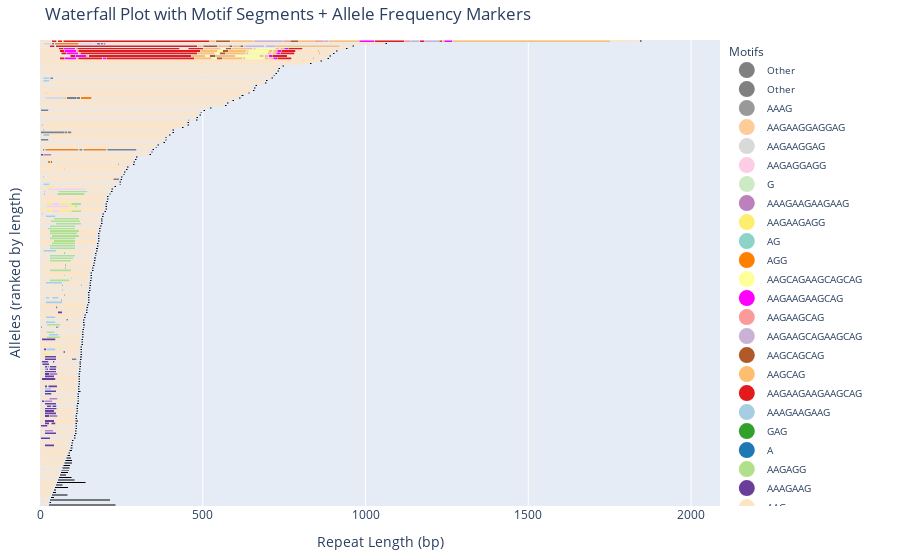

This figure's notebook cell:
### Code cell
import pandas as pd
import plotly.graph_objs as go
import re
from collections import Counter
import html

# Your predefined color palette
qPalette = [
    'bisque',        # A
    '#6a3d9a',       # B
    '#b2df8a',       # C
    '#1f78b4',       # D
    '#33a02c',       # E
    '#a6cee3',       # F
    '#e31a1c',       # G
    '#fdbf6f',       # H
    '#b15928',       # I
    '#cab2d6',       # J
    '#fb9a99',       # K
    'magenta',       # L
    '#ffff99',       # M
    '#ff7f00',       # N
    '#8dd3c7',       # P
    '#ffed6f',       # Q
    '#bc80bd',       # R
    '#ccebc5',       # S
    '#fccde5',       # T
    '#d9d9d9',       # U
    '#ffcc99',       # V
    '#999999'        # O (Other)
]

def generate_motif_color_map(encoded_seqs, min_count=1):
    motif_counter = Counter()
    for seq in encoded_seqs:
        if not isinstance(seq, str): continue
        for motif, count in re.findall(r'<([^<>]+)>(\d+)', seq):
            motif_counter[motif] += int(count)

    filtered = [motif for motif, count in motif_counter.items() if count >= min_count]
    color_map = {}
    for i, motif in enumerate(filtered):
        color_map[motif] = qPalette[i] if i < len(qPalette) else 'gray'

    return color_map

def compute_repeat_length(encoded):
    return sum(len(m) * int(n) for m, n in re.findall(r'<([^<>]+)>(\d+)', encoded))

def plot_segmented_waterfall_with_freq(df, motif_to_color, top_n=None):
    allele_counts = df['encodedSeq'].value_counts().reset_index()
    allele_counts.columns = ['encodedSeq', 'count']
    allele_counts['repeat_length'] = allele_counts['encodedSeq'].apply(compute_repeat_length)
    total = allele_counts['count'].sum()

    if top_n:
        allele_counts = allele_counts.head(top_n)
    allele_counts = allele_counts.sort_values('repeat_length', ascending=False).reset_index(drop=True)

    fig = go.Figure()
    max_freq = allele_counts['count'].max()
    max_length = allele_counts['repeat_length'].max()

    legend_motifs = set()

    for i, row in allele_counts.iterrows():
        encoded = row['encodedSeq']
        count = row['count']
        freq = count / total
        y_val = i
        x_start = 0

        for motif, n in re.findall(r'<([^<>]+)>(\d+)', encoded):
            n = int(n)
            seg_len = len(motif) * n
            color = motif_to_color.get(motif, 'gray')
            legend_motifs.add(motif if color != 'gray' else 'Other')
            label = f"&lt;{motif}&gt;{n}"

            fig.add_trace(go.Bar(
                x=[seg_len],
                y=[y_val],
                base=x_start,
                orientation='h',
                marker=dict(color=color),
                hovertemplate=label + "<extra></extra>",
                showlegend=False,
                width=0.9
            ))
            x_start += seg_len

        freq_width = 5 + 200 * (count / max_freq)
        fig.add_trace(go.Bar(
            x=[freq_width],
            y=[y_val],
            base=x_start + 3,
            orientation='h',
            marker=dict(color='black'),
            hovertemplate=(
                f"EncodedSeq: {html.escape(encoded)}<br>"
                f"Allele count: {count}<br>"
                f"Frequency: {freq:.2%}<extra></extra>"
            ),
            showlegend=False,
            width=0.6
        ))

    # Add legend separately
    for motif, color in motif_to_color.items():
        legend_name = motif if color != 'gray' else 'Other'
        if legend_name in legend_motifs:
            fig.add_trace(go.Scatter(
                x=[None], y=[None],
                mode='markers',
                marker=dict(size=20, color=color),
                name=legend_name,
                hoverinfo='skip'
            ))

    fig.update_layout(
        title="Waterfall Plot with Motif Segments + Allele Frequency Markers",
        xaxis=dict(
            title='Repeat Length (bp)',
            range=[0, max_length + 250]
        ),
        yaxis=dict(
            title='Alleles (ranked by length)',
            showticklabels=False,
            autorange='reversed'
        ),
        barmode='stack',
        height=1500,
        legend=dict(
            x=1.01,
            y=0,
            yanchor='bottom',
            font=dict(size=10),
            title='Motifs'
        ),
        margin=dict(t=40, l=40, r=180, b=40)
    )

    fig.show()


# Example usage
# df = pd.read_csv('your_data.csv')
motif_to_color = generate_motif_color_map(df['encodedSeq'], min_count=3)
plot_segmented_waterfall_with_freq(df, motif_to_color)
